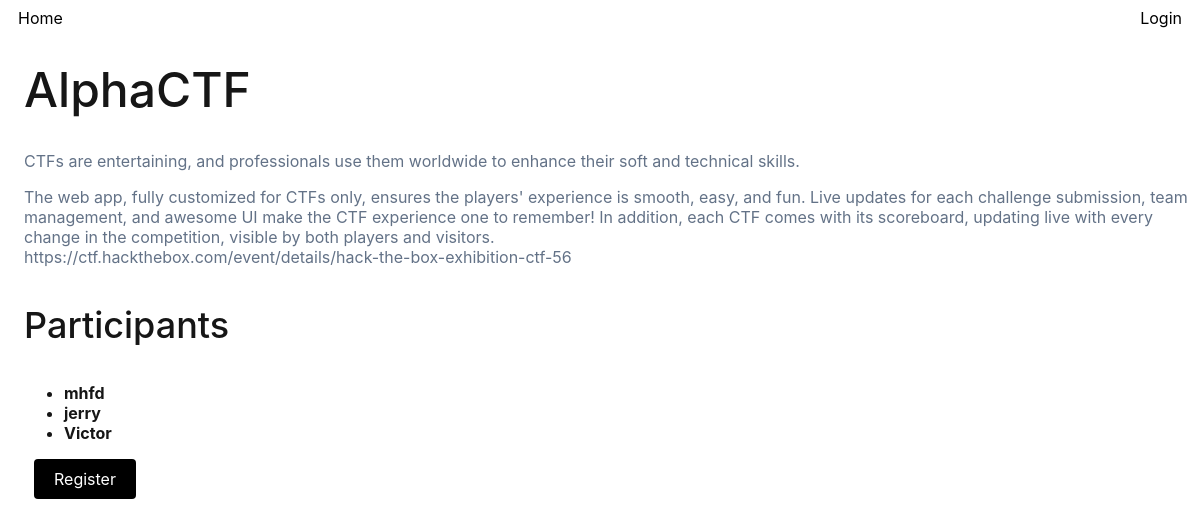
/event/2, run on an earlier commit of the app's database.
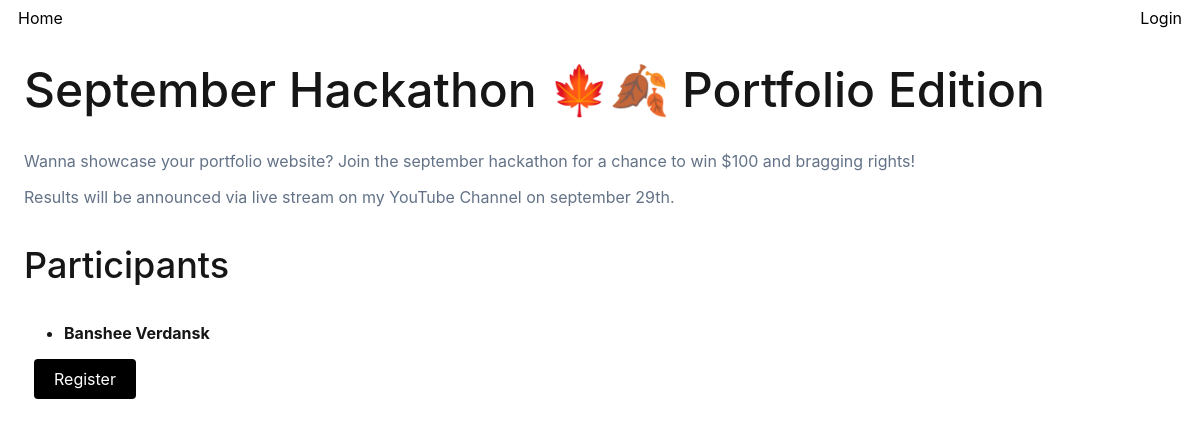
And on a later commit of the database.
### base/models.py (models this page shows, shortened)
class Event(models.Model):
    name = models.CharField(max_length  = 255)
    description = models.TextField(max_length =1000, null = True, blank = True)
    participants = models.ManyToManyField(User , blank = True, related_name = "events")
    start_date = models.DateTimeField(null = True, blank = True)
    end_date = models.DateTimeField(null = True, blank = True)
    created = models.DateField(auto_now_add = True) #Create
    updated  = models.DateField(auto_now = True) #Update
    class Meta:
        ordering = ['-end_date']

class User(AbstractUser):
    name = models.CharField(max_length=100, null = True)
    email = models.EmailField(unique=True, null = True)
    bio = models.TextField(null = True, blank = True)
    participant = models.BooleanField(default=True, null = True)
    avatar = models.ImageField(default='avatar.png', upload_to='.')
    USERNAME_FIELD = 'email'   # Auth with EmailField
    REQUIRED_FIELDS=['username']

### base/views.py (the view)
# urls.py: path('event/<int:pk>', eventpage, name = 'event_page'),
def eventpage(request, pk):
    event =  get_object_or_404(Event , pk=pk)
    registered = False
    try :
        myevents = Event.objects.filter(participants = request.user.id)
        if event in myevents:
            registered = True
        submitted = Submission.objects.filter(event = event , participant = request.user).exists()
        sub = Submission.objects.get(event = event , participant = request.user)
    except :
        sub = ""
        submitted =False
    context = {'event':event , 'registered':registered ,'submitted': submitted,"sub":sub}
    return render(request, "event.html",context)

### templates/event.html
{% extends "base.html"%} {% block title %} 🗓️ {{event.name}} {% endblock title %} {% block body %}
<h1>{{event.name}}</h1>
<p>{{event.description|linebreaks}}</p>
<div>
    <h3>
        Participants
    </h3>
    <ul>
        {% for p in event.participants.all %}
        <li><strong> {{p.name}} </strong></li>
        {% endfor %}
    </ul>
</div>
{% if registered %}
<h4> You are registered ✅</h4>
<p>(important) Participants are allowed one submission</p>
{% if submitted %}
<button style="cursor: not-allowed;" class="btn btn--primary ">You already submitted</button>
<a href="{% url 'pesubmission' pk=sub.id %}" class="btn btn--primary ">Edit Submission</a> {% else %}
<a href="{% url 'psubmission' pk=event.id %}" class="btn btn--primary "> Submit Project</a> {% endif %}
{%else %}
<a href="{% url 'registration_confirmaton' pk=event.id %}" class="btn btn--primary ">Register </a> {% endif %}
{%endblock body %}

What changed in the data, as far as the page shows it:
no longer on this page (row edited): User: name "mhfd"
removed User: name "jerry"
removed User: name "Victor"
changed Event: name "AlphaCTF" → "September Hackathon 🍁🍂 Portfolio Edition"; description "CTFs are entertaining, and professionals use them worldwide to enhance their soft and technical skills. The web app, fully customized for CTFs only, ensures the players' experience is smooth, easy, and fun. Live updates for each challenge submission, team management, and awesome UI make the CTF experience one to remember! In addition, each CTF comes with its scoreboard, updating live with every change in the competition, visible by both players and visitors. https://ctf.hackthebox.com/event/details/hack-the-box-exhibition-ctf-56" → "Wanna showcase your portfolio website? Join the september hackathon for a chance to win $100 and bragging rights! Results will be announced via live stream on my YouTube Channel on september 29th."
added User: name "Banshee Verdansk"
